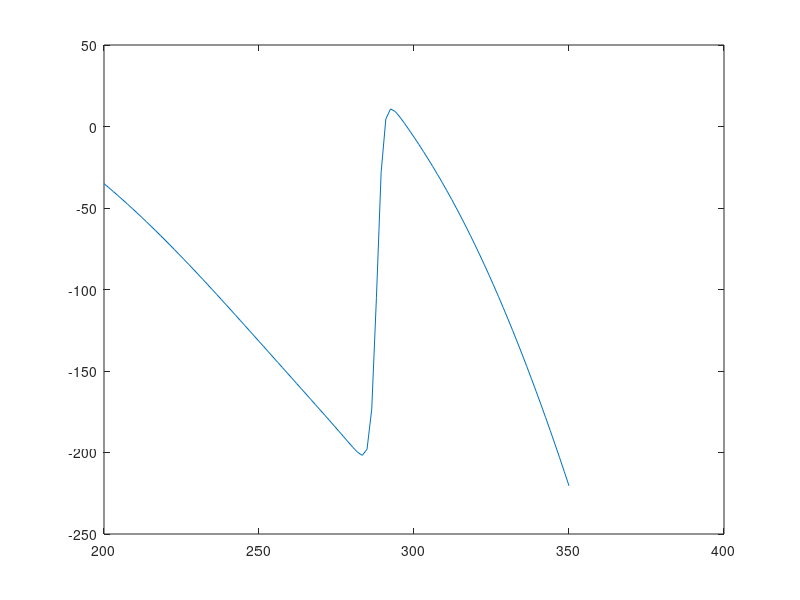

Recreate this plot in MATLAB.
%%% plots of g(T) function

%%% 
clear all
close all
clc

T_space = linspace(200,350,100);
    c_1 = .15;
    c_2 = .7;
    c = 3.154e8;
    kappa_ZG = .5;
    T_0 = (1.9e-15)^(-1/6);
    T_c = 288.05;
    Q_0 = 342.5-.5;
    % Q_0 = 342.5+.5;
    sigma_ZG = 5.6697e-8;
    m = .4;
    mu = 1;
    alpha = c_1 + c_2 ./ 2 .* (1 - tanh(kappa_ZG .* (T_space - T_c)));
    g_T = (mu * Q_0 * (1 - alpha) - sigma_ZG .* (T_space.^4) .* (1 - m * tanh((T_space ./ T_0).^6)))
    
    plot(T_space,g_T)
    